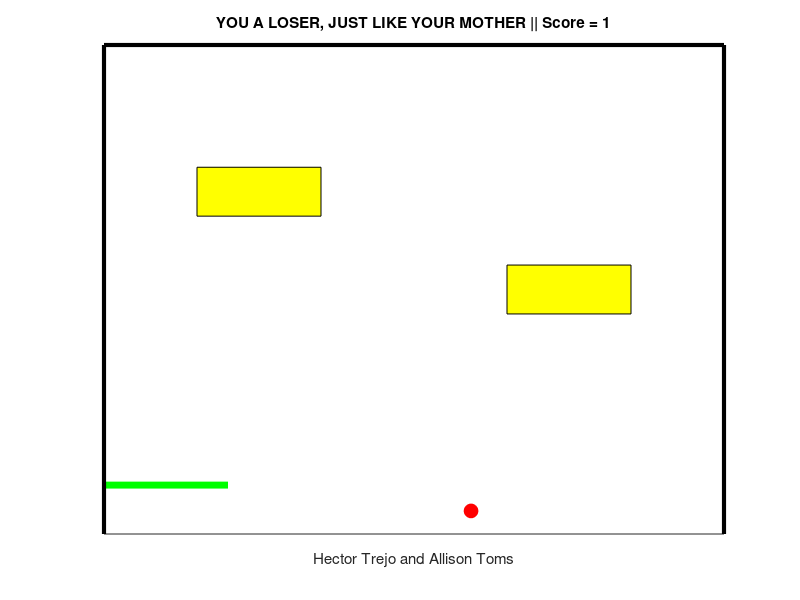

Source code (MATLAB):
function pong_basic
%Modified the pong code by David Buckingham
%https://www.mathworks.com/matlabcentral/fileexchange/31177-dave-s-matlab-pong

%%%%%% main part of the code %%%
global game_over

close all
initData  %first function, initialize the data variables
initFigure %second function, initialize the figure
while ~game_over %runs till game_over = 1
    moveBall; %third function, compute ball movement including collision detection
    movePaddle; %fourth function, compute paddle position based on user input. 
    movePaddle2;
    refreshPlot; %fifth function, refresh plot based on moveBall and movePaddle
end

%%%%%%%%%%%%%%%%%%%%%%%%%%%%%%%%%%%%%%%%%%%%%%%%%%%%
function initData %first function, initialize the data variables
%%%%%%%%%%%%%%%%%%%%%%%%%%%%%%%%%%%%%%%%%%%%%%%%%%%%
global WALL_X_MIN WALL_X_MAX WALL_Y_MIN WALL_Y_MAX
global PADDLE_WIDTH BALL_SIZE 
global BALL_INIT_VX BALL_INIT_VY DT DELAY
global PADDLE_VX PADDLE_SPEED PADDLE_VY
global game_over score
global block1_x_left block1_x_right block1_y_up block1_y_down
global block2_x_left block2_x_right block2_y_up block2_y_down

score = 0;
game_over = 0;
WALL_X_MIN = 0;
WALL_X_MAX = 100;
WALL_Y_MIN = 0;
WALL_Y_MAX = 100;
PADDLE_WIDTH = 20;
BALL_SIZE = 10;
BALL_INIT_VX = -12;
BALL_INIT_VY = -12;
PADDLE_VX = 0;
PADDLE_VY = 0;
PADDLE_SPEED = 20; 
DT = 0.1; 
DELAY = 0.01;
block1_x_left = 15.0;
block1_x_right = 35.0;
block1_y_up = 75.0;
block1_y_down = 65.0;
block2_x_left = 65.0;
block2_x_right = 85.0;
block2_y_up = 55.0;
block2_y_down = 45.0;

%%%%%%%%%%%%%%%%%%%%%%%%%%%%%%%%%%%%%%%%%%%%%%%%%%%%
function initFigure %second function, initialize the figure
%%%%%%%%%%%%%%%%%%%%%%%%%%%%%%%%%%%%%%%%%%%%%%%%%%%%
global PADDLE_WIDTH BALL_SIZE 
global WALL_X_MIN WALL_X_MAX WALL_Y_MIN WALL_Y_MAX
global BALL_INIT_VX BALL_INIT_VY
global ball_x ball_y ball_vx ball_vy 
global paddle_x_left paddle_x_right paddle_y
global ball_anim paddle_anim
global score
global block1_x_left block1_x_right block1_y_up block1_y_down
global block2_x_left block2_x_right block2_y_up block2_y_down

x1 = [block1_x_left block1_x_right block1_x_right block1_x_left];
y1 = [block1_y_up block1_y_up block1_y_down block1_y_down];
x2 = [block2_x_left block2_x_right block2_x_right block2_x_left];
y2 = [block2_y_up block2_y_up block2_y_down block2_y_down];

fig = figure; %initialize the figure
set(fig, 'Resize', 'off'); %do not allow figure to resize
set(fig,'KeyPressFcn',@keyDown); %setkey presses for later
ball_x = WALL_X_MAX; %0.5*(WALL_X_MIN+WALL_X_MAX); 
ball_y = WALL_Y_MAX;
ball_vx = BALL_INIT_VX; 
ball_vy = BALL_INIT_VY;
paddle_x_left = 0;
paddle_x_right = paddle_x_left + PADDLE_WIDTH;
paddle_y = 10;
axis([WALL_X_MIN WALL_X_MAX WALL_Y_MIN WALL_Y_MAX]); %set the size of the board.
axis manual;
hold on;
title(['Press arrow keys <left/right/up/down> to move paddle || Score = ',num2str(score)],'Fontsize',9);
xlabel('Hector Trejo and Allison Toms');
set(gca, 'color', 'w', 'YTick', [], 'XTick', []); %remove x and y label

%%%%%%% set the ball and paddle %%%%%%
ball_anim = plot(ball_x,ball_y,'o','Markersize',BALL_SIZE,'Markerfacecolor','r','Markeredgecolor','r'); %create ball
paddle_anim = line('Xdata',[paddle_x_left paddle_x_right],'Ydata',[paddle_y paddle_y],'Color','g','Linewidth',5); %paddle


%%%%% additional obstacles %%%%%
patch(x1,y1,'yellow'); %left yellow block
patch(x2,y2,'yellow'); %right yellow block

%%%%%%%% set the walls %%%%%%%
line('Xdata',[WALL_X_MIN WALL_X_MIN],'Ydata',[WALL_Y_MIN WALL_Y_MAX],'Color','k','Linewidth',3); %left wall
line('Xdata',[WALL_X_MIN WALL_X_MAX],'Ydata',[WALL_Y_MAX WALL_Y_MAX],'Color','k','Linewidth',3); %top wall
line('Xdata',[WALL_X_MAX WALL_X_MAX],'Ydata',[WALL_Y_MIN WALL_Y_MAX],'Color','k','Linewidth',3); %right wall


%%%%%%%%%%%%%%%%%%%%%%%%%%%%%%%%%%%%%%%%%%%%%%%%%%%%
function moveBall %third function, compute ball movement including collision detection

global ball_x ball_y ball_vx ball_vy  DT
global WALL_X_MIN WALL_X_MAX WALL_Y_MIN WALL_Y_MAX
global paddle_x_left paddle_x_right paddle_y
global game_over score
global block1_x_left block1_x_right block1_y_up block1_y_down
global block2_x_left block2_x_right block2_y_up block2_y_down

ball_x = ball_x + ball_vx*DT;
ball_y = ball_y + ball_vy*DT;

% Basic pong edit #1: %%%%%%%%%%%%
% Write code to move the ball here. You code will include logic to get the ball to 
% detect the left, right, and top wall and the paddle and subsequently to change its
% movement based on which wall/paddle the ball hits.


e_x = 1;
e_y = 1;

if (ball_y <= paddle_y ) && (ball_x >= paddle_x_left) && (ball_x <= paddle_x_right) && (ball_vy < 0) %detects paddle

   ball_vy = -e_y * ball_vy*(1.07) + (-0.1+0.2*rand());
    ball_vx = ball_vx;
    
    score = score+1; %ITERATIVE VALUE THAT ADDS 1 EVERY TIME BALL TOUCHES bottom PADDLE 
   title(['Press arrow keys <left/right/up/down> to move paddle || Score = ',num2str(score)],'Fontsize',9);
    %TITLE UPDATES EVERY TIME BALL TOUCHES PADDLE. SCORE = LEVEL + 1 

elseif    (ball_y >= WALL_Y_MAX) && (ball_vy > 0)% detects top wall
    
    ball_vy = -e_y * ball_vy + (-0.1+0.2*rand());
    ball_vx = ball_vx;


elseif (ball_x  <= WALL_X_MIN)  && (ball_vx < 0)... % detects left wall
       || (ball_x >= WALL_X_MAX)  && (ball_vx > 0)% detects right wall
   
    ball_vx = -e_x * ball_vx;
    ball_vy = ball_vy;

    
elseif ((ball_x >= block1_x_left) && (ball_x <= block1_x_right) && (ball_y <= block1_y_up +0.1 ) && (ball_y >= block1_y_down + 5) && (ball_vy < 0)) ... %top of b1
        || ((ball_x >= block1_x_left) && (ball_x <= block1_x_right) && (ball_y <= block1_y_up -5 ) && (ball_y >= block1_y_down +0.1) && (ball_vy > 0))...%bottom of b1
   || ((ball_x >= block2_x_left) && (ball_x <= block2_x_right) && (ball_y <= block2_y_up +0.1 ) && (ball_y >= block2_y_down +5) && (ball_vy < 0)) ... %top of b2
        || ((ball_x >= block2_x_left) && (ball_x <= block2_x_right) && (ball_y <= block2_y_up -5 ) && (ball_y >= block2_y_down +0.1) && (ball_vy > 0))%bottom of b2
   
    
    ball_vy = -e_y * ball_vy;
    ball_vx = ball_vx;
    
elseif (ball_y < paddle_y - 5)
    game_over = 1;

   title(['YOU A LOSER, JUST LIKE YOUR MOTHER || Score = ',num2str(score)],'Fontsize',11);
    %IF GAME OVER = 1, THE GAME ROASTS YOU AND YOUR MOTHER AT THE SAME TIME 
  
end


%%%%%%%%%%%%%%%%%%%%%%%%%%%%%%%%%%%%%%%%%%%%%%%%%%%%
function movePaddle % compute paddle x position based on user input. 
%%%%%%%%%%%%%%%%%%%%%%%%%%%%%%%%%%%%%%%%%%%%%%%%%%%%
global PADDLE_VX
global PADDLE_WIDTH DT
global paddle_x_left paddle_x_right
global WALL_X_MIN WALL_X_MAX

paddle_x_left = paddle_x_left + PADDLE_VX*DT;
paddle_x_right = paddle_x_left + PADDLE_WIDTH; 

if (paddle_x_left < WALL_X_MIN)
    paddle_x_left = WALL_X_MIN;
    
else if (paddle_x_right > WALL_X_MAX)
        paddle_x_left = WALL_X_MAX - PADDLE_WIDTH; 

    end 

end

function movePaddle2 %compute paddle y position based on user input. 
%%%%%%%%%%%%%%%%%%%%%%%%%%%%%%%%%%%%%%%%%%%%%%%%%%%%
global PADDLE_VY DT
global paddle_y


paddle_y = paddle_y + PADDLE_VY*DT;

if (paddle_y < 10)
    paddle_y = 10;
    
else if (paddle_y > 30)
        paddle_y = 30; 

    end 

end


%%%%%%%%%%%%%%%%%%%%%%%%%%%%%%%%%%%%%%%%%%%%%%%%%%%%
function refreshPlot %refresh plot based on moveBall and movePaddle
%%%%%%%%%%%%%%%%%%%%%%%%%%%%%%%%%%%%%%%%%%%%%%%%%%%%
global ball_x ball_y
global ball_anim paddle_anim
global paddle_x_left paddle_x_right paddle_y
global DELAY

set(ball_anim, 'XData', ball_x, 'YData', ball_y);
set(paddle_anim, 'Xdata',[paddle_x_left paddle_x_right], 'YData', [paddle_y paddle_y]);
drawnow;
pause(DELAY);   


%%%%%%%%%%%%%%%%%%%%%%%%%%%%%%%%%%%%%%%%%%%%%%%%%%%%
function keyDown(src,event) %called from initFigure to take key press to move the paddle
%%%%%%%%%%%%%%%%%%%%%%%%%%%%%%%%%%%%%%%%%%%%%%%%%%%%
global PADDLE_VX PADDLE_VY PADDLE_SPEED

switch event.Key
  case 'rightarrow'
    PADDLE_VX = PADDLE_SPEED;
  case 'leftarrow'
    PADDLE_VX = -PADDLE_SPEED;
    case 'uparrow'
        PADDLE_VY = PADDLE_SPEED;
    case 'downarrow'
        PADDLE_VY = -PADDLE_SPEED;
    otherwise
    PADDLE_VX = 0;
end

